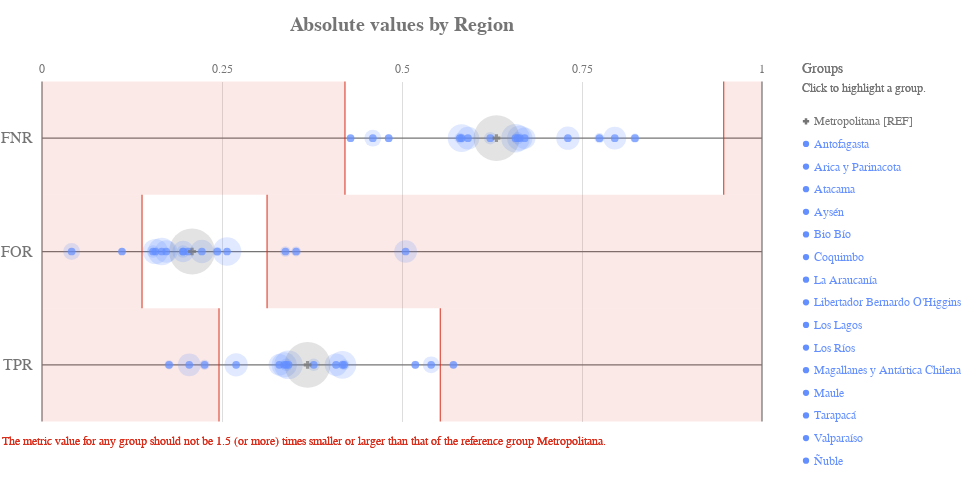

Notebook code for this chart:
### Code cell
ap.absolute(grupo_definido, metrics, 'region', fairness_threshold = disparity_tolerance)

### Figure 1 — Vega-Lite specification as saved in the notebook (floating-point values rounded to 4 significant figures)
{"config": {"view": {"continuousWidth": 400, "continuousHeight": 300, "strokeWidth": 0}, "axisLeft": {"labelColor": "rgb(117,117,117)", "labelFont": "Arial", "labelFontSize": 16}, "title": {"align": "center", "baseline": "middle", "color": "rgb(117,117,117)", "font": "Arial", "fontSize": 20, "fontWeight": "bold"}}, "layer": [{"data": {"name": "data-4ac2d7a4dec33677e433b172826c7791"}, "mark": {"type": "rule", "stroke": "rgb(117,117,117)", "strokeWidth": 1.25, "tooltip": ""}, "encoding": {"x": {"type": "quantitative", "field": "start", "scale": {"domain": [0, 1], "range": [40.0, 760.0]}}, "x2": {"field": "end"}, "y": {"type": "nominal", "axis": {"domain": false, "labelAngle": 0, "labelPadding": -30, "orient": "left", "ticks": false, "title": ""}, "field": "y_position", "scale": {"domain": ["FNR", "FOR", "TPR"], "range": [42.5, 382.5]}}}}, {"data": {"name": "data-6cfe259518f6c7b358d8f836a73e6b7f"}, "mark": {"type": "rule", "stroke": "rgb(117,117,117)", "strokeWidth": 1.25, "tooltip": ""}, "encoding": {"x": {"type": "quantitative", "field": "x_position", "scale": {"domain": [0, 1], "range": [40.0, 760.0]}}, "y": {"value": 42.5}, "y2": {"value": 382.5}}}, {"data": {"name": "data-60ed1133fa688d151d36705a369482e0"}, "mark": {"type": "text", "align": "center", "color": "rgb(117,117,117)", "font": "Arial", "fontSize": 12, "fontWeight": "normal", "tooltip": ""}, "encoding": {"text": {"type": "nominal", "field": "value"}, "x": {"type": "quantitative", "field": "value", "scale": {"domain": [0, 1], "range": [40.0, 760.0]}}, "y": {"value": 29.75}}}, {"layer": [{"mark": {"type": "rect", "opacity": 0.8, "stroke": "rgb(217, 46, 28)", "strokeWidth": 1.25, "tooltip": ""}, "encoding": {"x": {"type": "quantitative", "field": "lower_threshold_value", "scale": {"domain": [0, 1], "range": [40.0, 760.0]}}, "x2": {"field": "lower_threshold_value"}, "y": {"type": "nominal", "axis": {"domain": false, "grid": false, "labels": false, "ticks": false, "title": " "}, "field": "metric", "scale": {"domain": ["FNR", "FOR", "TPR"], "range": [42.5, 382.5]}}}}, {"mark": {"type": "rect", "opacity": 0.8, "stroke": "rgb(217, 46, 28)", "strokeWidth": 1.25, "tooltip": ""}, "encoding": {"x": {"type": "quantitative", "field": "upper_threshold_value", "scale": {"domain": [0, 1], "range": [40.0, 760.0]}}, "x2": {"field": "upper_threshold_value"}, "y": {"type": "nominal", "axis": {"domain": false, "grid": false, "labels": false, "ticks": false, "title": " "}, "field": "metric", "scale": {"domain": ["FNR", "FOR", "TPR"], "range": [42.5, 382.5]}}}}, {"layer": [{"mark": {"type": "rect", "fill": "rgb(217, 46, 28)", "opacity": 0.1, "tooltip": ""}, "encoding": {"x": {"type": "quantitative", "field": "lower_threshold_value", "scale": {"domain": [0, 1], "range": [40.0, 760.0]}}, "x2": {"field": "lower_end"}, "y": {"type": "nominal", "axis": {"domain": false, "grid": false, "labels": false, "ticks": false, "title": " "}, "field": "metric", "scale": {"domain": ["FNR", "FOR", "TPR"], "range": [42.5, 382.5]}}}}, {"mark": {"type": "rect", "fill": "rgb(217, 46, 28)", "opacity": 0.1, "tooltip": ""}, "encoding": {"x": {"type": "quantitative", "field": "upper_threshold_value", "scale": {"domain": [0, 1], "range": [40.0, 760.0]}}, "x2": {"field": "upper_end"}, "y": {"type": "nominal", "axis": {"domain": false, "grid": false, "labels": false, "ticks": false, "title": " "}, "field": "metric", "scale": {"domain": ["FNR", "FOR", "TPR"], "range": [42.5, 382.5]}}}}]}, {"data": {"name": "data-79dd248bdaa0ea02c535240e8ad022c8"}, "mark": {"type": "text", "align": "left", "baseline": "top", "fill": "rgb(217, 46, 28)", "font": "Arial", "fontSize": 12, "fontWeight": "normal", "tooltip": ""}, "encoding": {"text": {"value": "The metric value for any group should not be 1.5 (or more) times smaller or larger than that of the reference group Metropolitana."}, "x": {"value": 0}, "y": {"value": 396.7}}}], "data": {"name": "data-8de716648940fbd07ef45ec0a3c398d6"}}, {"layer": [{"mark": "circle"}, {"data": {"name": "data-51553ba60c7f4dfb0ca4e2b52f5c6861"}, "mark": {"type": "circle", "opacity": 0.2}, "encoding": {"color": {"condition": {"type": "nominal", "field": "attribute_value", "legend": null, "scale": {"domain": ["Metropolitana", "Antofagasta", "Arica y Parinacota", "Atacama", "Aysén", "Bio Bío", "Coquimbo", "La Araucanía", "Libertador Bernardo O'Higgins", "Los Lagos", "Los Ríos", "Magallanes y Antártica Chilena", "Maule", "Tarapacá", "Valparaíso", "Ñuble"], "range": ["rgb(117,117,117)", "rgb(100, 143, 255)", "rgb(100, 143, 255)", "rgb(100, 143, 255)", "rgb(100, 143, 255)", "rgb(100, 143, 255)", "rgb(100, 143, 255)", "rgb(100, 143, 255)", "rgb(100, 143, 255)", "rgb(100, 143, 255)", "rgb(100, 143, 255)", "rgb(100, 143, 255)", "rgb(100, 143, 255)", "rgb(100, 143, 255)", "rgb(100, 143, 255)", "rgb(100, 143, 255)"]}, "selection": "selector201"}, "value": "rgb(224,224,224)"}, "size": {"type": "quantitative", "field": "group_size", "legend": null, "scale": {"domain": [0, 4104.0], "range": [0, 2522.0]}}, "tooltip": [{"type": "nominal", "field": "attribute_value", "title": "Group"}, {"type": "nominal", "field": "tooltip_group_size", "title": "Group Size"}, {"type": "nominal", "field": "tooltip_disparity_explanation_fnr", "title": "Disparity"}, {"type": "quantitative", "field": "fnr", "format": ".2f", "title": "FNR"}], "x": {"type": "quantitative", "axis": {"domain": false, "labels": false, "ticks": false, "title": null, "values": [0.25, 0.5, 0.75]}, "field": "fnr", "scale": {"domain": [0, 1], "range": [40.0, 760.0]}}, "y": {"type": "nominal", "axis": {"domain": false, "grid": false, "labels": false, "ticks": false, "title": " "}, "field": "metric_variable", "scale": {"domain": ["FNR", "FOR", "TPR"], "range": [42.5, 382.5]}}}, "selection": {"selector203": {"type": "multi", "empty": "all", "fields": ["attribute_value"]}}, "transform": [{"calculate": "'FNR'", "as": "metric_variable"}]}, {"data": {"name": "data-51553ba60c7f4dfb0ca4e2b52f5c6861"}, "mark": {"type": "circle", "opacity": 0.2}, "encoding": {"color": {"condition": {"type": "nominal", "field": "attribute_value", "legend": null, "scale": {"domain": ["Metropolitana", "Antofagasta", "Arica y Parinacota", "Atacama", "Aysén", "Bio Bío", "Coquimbo", "La Araucanía", "Libertador Bernardo O'Higgins", "Los Lagos", "Los Ríos", "Magallanes y Antártica Chilena", "Maule", "Tarapacá", "Valparaíso", "Ñuble"], "range": ["rgb(117,117,117)", "rgb(100, 143, 255)", "rgb(100, 143, 255)", "rgb(100, 143, 255)", "rgb(100, 143, 255)", "rgb(100, 143, 255)", "rgb(100, 143, 255)", "rgb(100, 143, 255)", "rgb(100, 143, 255)", "rgb(100, 143, 255)", "rgb(100, 143, 255)", "rgb(100, 143, 255)", "rgb(100, 143, 255)", "rgb(100, 143, 255)", "rgb(100, 143, 255)", "rgb(100, 143, 255)"]}, "selection": "selector201"}, "value": "rgb(224,224,224)"}, "size": {"type": "quantitative", "field": "group_size", "legend": null, "scale": {"domain": [0, 4104.0], "range": [0, 2522.0]}}, "tooltip": [{"type": "nominal", "field": "attribute_value", "title": "Group"}, {"type": "nominal", "field": "tooltip_group_size", "title": "Group Size"}, {"type": "nominal", "field": "tooltip_disparity_explanation_for", "title": "Disparity"}, {"type": "quantitative", "field": "for", "format": ".2f", "title": "FOR"}], "x": {"type": "quantitative", "axis": {"domain": false, "labels": false, "ticks": false, "title": null, "values": [0.25, 0.5, 0.75]}, "field": "for", "scale": {"domain": [0, 1], "range": [40.0, 760.0]}}, "y": {"type": "nominal", "axis": {"domain": false, "grid": false, "labels": false, "ticks": false, "title": " "}, "field": "metric_variable", "scale": {"domain": ["FNR", "FOR", "TPR"], "range": [42.5, 382.5]}}}, "selection": {"selector205": {"type": "multi", "empty": "all", "fields": ["attribute_value"]}}, "transform": [{"calculate": "'FOR'", "as": "metric_variable"}]}, {"data": {"name": "data-51553ba60c7f4dfb0ca4e2b52f5c6861"}, "mark": {"type": "circle", "opacity": 0.2}, "encoding": {"color": {"condition": {"type": "nominal", "field": "attribute_value", "legend": null, "scale": {"domain": ["Metropolitana", "Antofagasta", "Arica y Parinacota", "Atacama", "Aysén", "Bio Bío", "Coquimbo", "La Araucanía", "Libertador Bernardo O'Higgins", "Los Lagos", "Los Ríos", "Magallanes y Antártica Chilena", "Maule", "Tarapacá", "Valparaíso", "Ñuble"], "range": ["rgb(117,117,117)", "rgb(100, 143, 255)", "rgb(100, 143, 255)", "rgb(100, 143, 255)", "rgb(100, 143, 255)", "rgb(100, 143, 255)", "rgb(100, 143, 255)", "rgb(100, 143, 255)", "rgb(100, 143, 255)", "rgb(100, 143, 255)", "rgb(100, 143, 255)", "rgb(100, 143, 255)", "rgb(100, 143, 255)", "rgb(100, 143, 255)", "rgb(100, 143, 255)", "rgb(100, 143, 255)"]}, "selection": "selector201"}, "value": "rgb(224,224,224)"}, "size": {"type": "quantitative", "field": "group_size", "legend": null, "scale": {"domain": [0, 4104.0], "range": [0, 2522.0]}}, "tooltip": [{"type": "nominal", "field": "attribute_value", "title": "Group"}, {"type": "nominal", "field": "tooltip_group_size", "title": "Group Size"}, {"type": "nominal", "field": "tooltip_disparity_explanation_tpr", "title": "Disparity"}, {"type": "quantitative", "field": "tpr", "format": ".2f", "title": "TPR"}], "x": {"type": "quantitative", "axis": {"domain": false, "labels": false, "ticks": false, "title": null, "values": [0.25, 0.5, 0.75]}, "field": "tpr", "scale": {"domain": [0, 1], "range": [40.0, 760.0]}}, "y": {"type": "nominal", "axis": {"domain": false, "grid": false, "labels": false, "ticks": false, "title": " "}, "field": "metric_variable", "scale": {"domain": ["FNR", "FOR", "TPR"], "range": [42.5, 382.5]}}}, "selection": {"selector207": {"type": "multi", "empty": "all", "fields": ["attribute_value"]}}, "transform": [{"calculate": "'TPR'", "as": "metric_variable"}]}, {"layer": [{"mark": "point"}, {"data": {"name": "data-51553ba60c7f4dfb0ca4e2b52f5c6861"}, "mark": {"type": "point", "filled": true, "size": 60}, "encoding": {"color": {"condition": {"type": "nominal", "field": "attribute_value", "legend": null, "scale": {"domain": ["Metropolitana", "Antofagasta", "Arica y Parinacota", "Atacama", "Aysén", "Bio Bío", "Coquimbo", "La Araucanía", "Libertador Bernardo O'Higgins", "Los Lagos", "Los Ríos", "Magallanes y Antártica Chilena", "Maule", "Tarapacá", "Valparaíso", "Ñuble"], "range": ["rgb(117,117,117)", "rgb(100, 143, 255)", "rgb(100, 143, 255)", "rgb(100, 143, 255)", "rgb(100, 143, 255)", "rgb(100, 143, 255)", "rgb(100, 143, 255)", "rgb(100, 143, 255)", "rgb(100, 143, 255)", "rgb(100, 143, 255)", "rgb(100, 143, 255)", "rgb(100, 143, 255)", "rgb(100, 143, 255)", "rgb(100, 143, 255)", "rgb(100, 143, 255)", "rgb(100, 143, 255)"]}, "selection": "selector201"}, "value": "rgb(224,224,224)"}, "shape": {"type": "nominal", "field": "attribute_value", "legend": null, "scale": {"domain": ["Metropolitana", "Antofagasta", "Arica y Parinacota", "Atacama", "Aysén", "Bio Bío", "Coquimbo", "La Araucanía", "Libertador Bernardo O'Higgins", "Los Lagos", "Los Ríos", "Magallanes y Antártica Chilena", "Maule", "Tarapacá", "Valparaíso", "Ñuble"], "range": ["cross", "circle", "circle", "circle", "circle", "circle", "circle", "circle", "circle", "circle", "circle", "circle", "circle", "circle", "circle", "circle"]}}, "tooltip": [{"type": "nominal", "field": "attribute_value", "title": "Group"}, {"type": "nominal", "field": "tooltip_group_size", "title": "Group Size"}, {"type": "nominal", "field": "tooltip_disparity_explanation_fnr", "title": "Disparity"}, {"type": "quantitative", "field": "fnr", "format": ".2f", "title": "FNR"}], "x": {"type": "quantitative", "axis": {"domain": false, "labels": false, "ticks": false, "title": null, "values": [0.25, 0.5, 0.75]}, "field": "fnr", "scale": {"domain": [0, 1], "range": [40.0, 760.0]}}, "y": {"type": "nominal", "axis": {"domain": false, "grid": false, "labels": false, "ticks": false, "title": " "}, "field": "metric_variable", "scale": {"domain": ["FNR", "FOR", "TPR"], "range": [42.5, 382.5]}}}, "selection": {"selector202": {"type": "multi", "empty": "all", "fields": ["attribute_value"]}}, "transform": [{"calculate": "'FNR'", "as": "metric_variable"}]}, {"data": {"name": "data-51553ba60c7f4dfb0ca4e2b52f5c6861"}, "mark": {"type": "point", "filled": true, "size": 60}, "encoding": {"color": {"condition": {"type": "nominal", "field": "attribute_value", "legend": null, "scale": {"domain": ["Metropolitana", "Antofagasta", "Arica y Parinacota", "Atacama", "Aysén", "Bio Bío", "Coquimbo", "La Araucanía", "Libertador Bernardo O'Higgins", "Los Lagos", "Los Ríos", "Magallanes y Antártica Chilena", "Maule", "Tarapacá", "Valparaíso", "Ñuble"], "range": ["rgb(117,117,117)", "rgb(100, 143, 255)", "rgb(100, 143, 255)", "rgb(100, 143, 255)", "rgb(100, 143, 255)", "rgb(100, 143, 255)", "rgb(100, 143, 255)", "rgb(100, 143, 255)", "rgb(100, 143, 255)", "rgb(100, 143, 255)", "rgb(100, 143, 255)", "rgb(100, 143, 255)", "rgb(100, 143, 255)", "rgb(100, 143, 255)", "rgb(100, 143, 255)", "rgb(100, 143, 255)"]}, "selection": "selector201"}, "value": "rgb(224,224,224)"}, "shape": {"type": "nominal", "field": "attribute_value", "legend": null, "scale": {"domain": ["Metropolitana", "Antofagasta", "Arica y Parinacota", "Atacama", "Aysén", "Bio Bío", "Coquimbo", "La Araucanía", "Libertador Bernardo O'Higgins", "Los Lagos", "Los Ríos", "Magallanes y Antártica Chilena", "Maule", "Tarapacá", "Valparaíso", "Ñuble"], "range": ["cross", "circle", "circle", "circle", "circle", "circle", "circle", "circle", "circle", "circle", "circle", "circle", "circle", "circle", "circle", "circle"]}}, "tooltip": [{"type": "nominal", "field": "attribute_value", "title": "Group"}, {"type": "nominal", "field": "tooltip_group_size", "title": "Group Size"}, {"type": "nominal", "field": "tooltip_disparity_explanation_for", "title": "Disparity"}, {"type": "quantitative", "field": "for", "format": ".2f", "title": "FOR"}], "x": {"type": "quantitative", "axis": {"domain": false, "labels": false, "ticks": false, "title": null, "values": [0.25, 0.5, 0.75]}, "field": "for", "scale": {"domain": [0, 1], "range": [40.0, 760.0]}}, "y": {"type": "nominal", "axis": {"domain": false, "grid": false, "labels": false, "ticks": false, "title": " "}, "field": "metric_variable", "scale": {"domain": ["FNR", "FOR", "TPR"], "range": [42.5, 382.5]}}}, "selection": {"selector204": {"type": "multi", "empty": "all", "fields": ["attribute_value"]}}, "transform": [{"calculate": "'FOR'", "as": "metric_variable"}]}, {"data": {"name": "data-51553ba60c7f4dfb0ca4e2b52f5c6861"}, "mark": {"type": "point", "filled": true, "size": 60}, "encoding": {"color": {"condition": {"type": "nominal", "field": "attribute_value", "legend": null, "scale": {"domain": ["Metropolitana", "Antofagasta", "Arica y Parinacota", "Atacama", "Aysén", "Bio Bío", "Coquimbo", "La Araucanía", "Libertador Bernardo O'Higgins", "Los Lagos", "Los Ríos", "Magallanes y Antártica Chilena", "Maule", "Tarapacá", "Valparaíso", "Ñuble"], "range": ["rgb(117,117,117)", "rgb(100, 143, 255)", "rgb(100, 143, 255)", "rgb(100, 143, 255)", "rgb(100, 143, 255)", "rgb(100, 143, 255)", "rgb(100, 143, 255)", "rgb(100, 143, 255)", "rgb(100, 143, 255)", "rgb(100, 143, 255)", "rgb(100, 143, 255)", "rgb(100, 143, 255)", "rgb(100, 143, 255)", "rgb(100, 143, 255)", "rgb(100, 143, 255)", "rgb(100, 143, 255)"]}, "selection": "selector201"}, "value": "rgb(224,224,224)"}, "shape": {"type": "nominal", "field": "attribute_value", "legend": null, "scale": {"domain": ["Metropolitana", "Antofagasta", "Arica y Parinacota", "Atacama", "Aysén", "Bio Bío", "Coquimbo", "La Araucanía", "Libertador Bernardo O'Higgins", "Los Lagos", "Los Ríos", "Magallanes y Antártica Chilena", "Maule", "Tarapacá", "Valparaíso", "Ñuble"], "range": ["cross", "circle", "circle", "circle", "circle", "circle", "circle", "circle", "circle", "circle", "circle", "circle", "circle", "circle", "circle", "circle"]}}, "tooltip": [{"type": "nominal", "field": "attribute_value", "title": "Group"}, {"type": "nominal", "field": "tooltip_group_size", "title": "Group Size"}, {"type": "nominal", "field": "tooltip_disparity_explanation_tpr", "title": "Disparity"}, {"type": "quantitative", "field": "tpr", "format": ".2f", "title": "TPR"}], "x": {"type": "quantitative", "axis": {"domain": false, "labels": false, "ticks": false, "title": null, "values": [0.25, 0.5, 0.75]}, "field": "tpr", "scale": {"domain": [0, 1], "range": [40.0, 760.0]}}, "y": {"type": "nominal", "axis": {"domain": false, "grid": false, "labels": false, "ticks": false, "title": " "}, "field": "metric_variable", "scale": {"domain": ["FNR", "FOR", "TPR"], "range": [42.5, 382.5]}}}, "selection": {"selector206": {"type": "multi", "empty": "all", "fields": ["attribute_value"]}}, "transform": [{"calculate": "'TPR'", "as": "metric_variable"}]}]}]}, {"layer": [{"mark": {"type": "point", "filled": true, "opacity": 1, "size": 39.48}, "encoding": {"color": {"condition": {"type": "nominal", "field": "attribute_value", "legend": null, "scale": {"domain": ["Metropolitana", "Antofagasta", "Arica y Parinacota", "Atacama", "Aysén", "Bio Bío", "Coquimbo", "La Araucanía", "Libertador Bernardo O'Higgins", "Los Lagos", "Los Ríos", "Magallanes y Antártica Chilena", "Maule", "Tarapacá", "Valparaíso", "Ñuble"], "range": ["rgb(117,117,117)", "rgb(100, 143, 255)", "rgb(100, 143, 255)", "rgb(100, 143, 255)", "rgb(100, 143, 255)", "rgb(100, 143, 255)", "rgb(100, 143, 255)", "rgb(100, 143, 255)", "rgb(100, 143, 255)", "rgb(100, 143, 255)", "rgb(100, 143, 255)", "rgb(100, 143, 255)", "rgb(100, 143, 255)", "rgb(100, 143, 255)", "rgb(100, 143, 255)", "rgb(100, 143, 255)"]}, "selection": "selector201"}, "value": "rgb(224,224,224)"}, "shape": {"type": "nominal", "field": "attribute_value", "legend": null, "scale": {"domain": ["Metropolitana", "Antofagasta", "Arica y Parinacota", "Atacama", "Aysén", "Bio Bío", "Coquimbo", "La Araucanía", "Libertador Bernardo O'Higgins", "Los Lagos", "Los Ríos", "Magallanes y Antártica Chilena", "Maule", "Tarapacá", "Valparaíso", "Ñuble"], "range": ["cross", "circle", "circle", "circle", "circle", "circle", "circle", "circle", "circle", "circle", "circle", "circle", "circle", "circle", "circle", "circle"]}}, "x": {"value": 804}, "y": {"type": "nominal", "axis": {"domain": false, "grid": false, "labels": false, "ticks": false, "title": " "}, "field": "attribute_value", "scale": {"domain": ["Metropolitana", "Antofagasta", "Arica y Parinacota", "Atacama", "Aysén", "Bio Bío", "Coquimbo", "La Araucanía", "Libertador Bernardo O'Higgins", "Los Lagos", "Los Ríos", "Magallanes y Antártica Chilena", "Maule", "Tarapacá", "Valparaíso", "Ñuble"], "range": [71, 433]}}}, "selection": {"selector201": {"type": "multi", "empty": "all", "fields": ["attribute_value"]}}}, {"mark": {"type": "text", "align": "left", "baseline": "middle", "font": "Arial", "fontSize": 12, "fontWeight": "normal"}, "encoding": {"color": {"condition": {"type": "nominal", "field": "attribute_value", "legend": null, "scale": {"domain": ["Metropolitana", "Antofagasta", "Arica y Parinacota", "Atacama", "Aysén", "Bio Bío", "Coquimbo", "La Araucanía", "Libertador Bernardo O'Higgins", "Los Lagos", "Los Ríos", "Magallanes y Antártica Chilena", "Maule", "Tarapacá", "Valparaíso", "Ñuble"], "range": ["rgb(117,117,117)", "rgb(100, 143, 255)", "rgb(100, 143, 255)", "rgb(100, 143, 255)", "rgb(100, 143, 255)", "rgb(100, 143, 255)", "rgb(100, 143, 255)", "rgb(100, 143, 255)", "rgb(100, 143, 255)", "rgb(100, 143, 255)", "rgb(100, 143, 255)", "rgb(100, 143, 255)", "rgb(100, 143, 255)", "rgb(100, 143, 255)", "rgb(100, 143, 255)", "rgb(100, 143, 255)"]}, "selection": "selector201"}, "value": "rgb(224,224,224)"}, "text": {"type": "nominal", "field": "label"}, "x": {"value": 812}, "y": {"type": "nominal", "axis": {"domain": false, "grid": false, "labels": false, "ticks": false, "title": " "}, "field": "attribute_value", "scale": {"domain": ["Metropolitana", "Antofagasta", "Arica y Parinacota", "Atacama", "Aysén", "Bio Bío", "Coquimbo", "La Araucanía", "Libertador Bernardo O'Higgins", "Los Lagos", "Los Ríos", "Magallanes y Antártica Chilena", "Maule", "Tarapacá", "Valparaíso", "Ñuble"], "range": [71, 433]}}}, "selection": {"selector208": {"type": "multi", "empty": "all", "fields": ["attribute_value"]}}}, {"data": {"name": "data-79dd248bdaa0ea02c535240e8ad022c8"}, "mark": {"type": "text", "align": "left", "baseline": "middle", "color": "rgb(117,117,117)", "font": "Arial", "fontSize": 12, "fontWeight": "normal"}, "encoding": {"text": {"value": "Click to highlight a group."}, "x": {"value": 800}, "y": {"value": 49}}}, {"data": {"name": "data-79dd248bdaa0ea02c535240e8ad022c8"}, "mark": {"type": "text", "align": "left", "baseline": "middle", "color": "rgb(117,117,117)", "font": "Arial", "fontSize": 14, "fontWeight": "normal"}, "encoding": {"text": {"value": "Groups"}, "x": {"value": 800}, "y": {"value": 30}}}], "data": {"name": "data-7ebefffb3323e64a7ab0617c614ff136"}}], "height": 425, "padding": {"top": 15, "bottom": 10}, "resolve": {"scale": {"size": "independent", "y": "independent"}}, "title": "Absolute values by Region", "width": 800, "$schema": "https://vega.github.io/schema/vega-lite/v4.8.1.json", "datasets": {"data-4ac2d7a4dec33677e433b172826c7791": [{"y_position": "FNR", "start": 0, "end": 1}, {"y_position": "FOR", "start": 0, "end": 1}, {"y_position": "TPR", "start": 0, "end": 1}], "data-6cfe259518f6c7b358d8f836a73e6b7f": [{"x_position": 0}, {"x_position": 1}], "data-60ed1133fa688d151d36705a369482e0": [{"value": 0.0}, {"value": 0.25}, {"value": 0.5}, {"value": 0.75}, {"value": 1.0}], "data-8de716648940fbd07ef45ec0a3c398d6": [{"lower_end": 0, "upper_end": 1, "lower_threshold_value": 0.4208, "upper_threshold_value": 0.9468, "metric": "FNR"}, {"lower_end": 0, "upper_end": 1, "lower_threshold_value": 0.1389, "upper_threshold_value": 0.3126, "metric": "FOR"}, {"lower_end": 0, "upper_end": 1, "lower_threshold_value": 0.2459, "upper_threshold_value": 0.5532, "metric": "TPR"}], "data-79dd248bdaa0ea02c535240e8ad022c8": [{"a": 1, "b": 0}, {"a": 1, "b": 0}], "data-51553ba60c7f4dfb0ca4e2b52f5c6861": [{"attribute_name": "region", "attribute_value": "Antofagasta", "group_size": 184, "total_entities": 11987, "fnr": 0.5802, "for": 0.3381, "tpr": 0.4198, "fnr_disparity": 0.9193, "for_disparity": 1.623, "tpr_disparity": 1.138, "fnr_disparity_scaled": -0.08781, "for_disparity_scaled": 0.6226, "tpr_disparity_scaled": 0.1382, "tooltip_group_size": "184 (1.53%)", "tooltip_disparity_explanation_fnr": "1.09 times smaller FNR than the reference group", "tooltip_disparity_explanation_for": "1.62 times larger FOR than the reference group", "tooltip_disparity_explanation_tpr": "1.14 times larger TPR than the reference group"}, {"attribute_name": "region", "attribute_value": "Arica y Parinacota", "group_size": 168, "total_entities": 11987, "fnr": 0.7742, "for": 0.3529, "tpr": 0.2258, "fnr_disparity": 1.227, "for_disparity": 1.694, "tpr_disparity": 0.6123, "fnr_disparity_scaled": 0.2265, "for_disparity_scaled": 0.6937, "tpr_disparity_scaled": -0.6333, "tooltip_group_size": "168 (1.40%)", "tooltip_disparity_explanation_fnr": "1.23 times larger FNR than the reference group", "tooltip_disparity_explanation_for": "1.69 times larger FOR than the reference group", "tooltip_disparity_explanation_tpr": "1.63 times smaller TPR than the reference group"}, {"attribute_name": "region", "attribute_value": "Atacama", "group_size": 465, "total_entities": 11987, "fnr": 0.4595, "for": 0.04116, "tpr": 0.5405, "fnr_disparity": 0.7279, "for_disparity": 0.1975, "tpr_disparity": 1.466, "fnr_disparity_scaled": -0.3738, "for_disparity_scaled": -4.063, "tpr_disparity_scaled": 0.4657, "tooltip_group_size": "465 (3.88%)", "tooltip_disparity_explanation_fnr": "1.37 times smaller FNR than the reference group", "tooltip_disparity_explanation_for": "5.06 times smaller FOR than the reference group", "tooltip_disparity_explanation_tpr": "1.47 times larger TPR than the reference group"}, {"attribute_name": "region", "attribute_value": "Aysén", "group_size": 103, "total_entities": 11987, "fnr": 0.4815, "for": 0.2031, "tpr": 0.5185, "fnr_disparity": 0.7628, "for_disparity": 0.9747, "tpr_disparity": 1.406, "fnr_disparity_scaled": -0.311, "for_disparity_scaled": -0.02592, "tpr_disparity_scaled": 0.406, "tooltip_group_size": "103 (0.86%)", "tooltip_disparity_explanation_fnr": "1.31 times smaller FNR than the reference group", "tooltip_disparity_explanation_for": "1.03 times smaller FOR than the reference group", "tooltip_disparity_explanation_tpr": "1.41 times larger TPR than the reference group"}, {"attribute_name": "region", "attribute_value": "Bio Bío", "group_size": 1252, "total_entities": 11987, "fnr": 0.5828, "for": 0.1664, "tpr": 0.4172, "fnr_disparity": 0.9233, "for_disparity": 0.7983, "tpr_disparity": 1.131, "fnr_disparity_scaled": -0.08308, "for_disparity_scaled": -0.2527, "tpr_disparity_scaled": 0.1313, "tooltip_group_size": "1,252 (10.44%)", "tooltip_disparity_explanation_fnr": "1.08 times smaller FNR than the reference group", "tooltip_disparity_explanation_for": "1.25 times smaller FOR than the reference group", "tooltip_disparity_explanation_tpr": "1.13 times larger TPR than the reference group"}, {"attribute_name": "region", "attribute_value": "Coquimbo", "group_size": 839, "total_entities": 11987, "fnr": 0.5916, "for": 0.1725, "tpr": 0.4084, "fnr_disparity": 0.9373, "for_disparity": 0.8279, "tpr_disparity": 1.107, "fnr_disparity_scaled": -0.06689, "for_disparity_scaled": -0.2079, "tpr_disparity_scaled": 0.1073, "tooltip_group_size": "839 (7.00%)", "tooltip_disparity_explanation_fnr": "1.07 times smaller FNR than the reference group", "tooltip_disparity_explanation_for": "1.21 times smaller FOR than the reference group", "tooltip_disparity_explanation_tpr": "1.11 times larger TPR than the reference group"}, {"attribute_name": "region", "attribute_value": "La Araucanía", "group_size": 1324, "total_entities": 11987, "fnr": 0.6576, "for": 0.257, "tpr": 0.3424, "fnr_disparity": 1.042, "for_disparity": 1.233, "tpr_disparity": 0.9283, "fnr_disparity_scaled": 0.04188, "for_disparity_scaled": 0.2332, "tpr_disparity_scaled": -0.07722, "tooltip_group_size": "1,324 (11.05%)", "tooltip_disparity_explanation_fnr": "1.04 times larger FNR than the reference group", "tooltip_disparity_explanation_for": "1.23 times larger FOR than the reference group", "tooltip_disparity_explanation_tpr": "1.08 times smaller TPR than the reference group"}, {"attribute_name": "region", "attribute_value": "Libertador Bernardo O'Higgins", "group_size": 1034, "total_entities": 11987, "fnr": 0.6636, "for": 0.1574, "tpr": 0.3364, "fnr_disparity": 1.051, "for_disparity": 0.7554, "tpr_disparity": 0.9123, "fnr_disparity_scaled": 0.05126, "for_disparity_scaled": -0.3237, "tpr_disparity_scaled": -0.09616, "tooltip_group_size": "1,034 (8.63%)", "tooltip_disparity_explanation_fnr": "1.05 times larger FNR than the reference group", "tooltip_disparity_explanation_for": "1.32 times smaller FOR than the reference group", "tooltip_disparity_explanation_tpr": "1.10 times smaller TPR than the reference group"}, {"attribute_name": "region", "attribute_value": "Los Lagos", "group_size": 842, "total_entities": 11987, "fnr": 0.7955, "for": 0.505, "tpr": 0.2045, "fnr_disparity": 1.26, "for_disparity": 2.423, "tpr_disparity": 0.5545, "fnr_disparity_scaled": 0.2603, "for_disparity_scaled": 1.423, "tpr_disparity_scaled": -0.8035, "tooltip_group_size": "842 (7.02%)", "tooltip_disparity_explanation_fnr": "1.26 times larger FNR than the reference group", "tooltip_disparity_explanation_for": "2.42 times larger FOR than the reference group", "tooltip_disparity_explanation_tpr": "1.80 times smaller TPR than the reference group"}, {"attribute_name": "region", "attribute_value": "Los Ríos", "group_size": 252, "total_entities": 11987, "fnr": 0.6226, "for": 0.1542, "tpr": 0.3774, "fnr_disparity": 0.9864, "for_disparity": 0.74, "tpr_disparity": 1.023, "fnr_disparity_scaled": -0.01374, "for_disparity_scaled": -0.3514, "tpr_disparity_scaled": 0.0232, "tooltip_group_size": "252 (2.10%)", "tooltip_disparity_explanation_fnr": "1.01 times smaller FNR than the reference group", "tooltip_disparity_explanation_for": "1.35 times smaller FOR than the reference group", "tooltip_disparity_explanation_tpr": "1.02 times larger TPR than the reference group"}, {"attribute_name": "region", "attribute_value": "Magallanes y Antártica Chilena", "group_size": 136, "total_entities": 11987, "fnr": 0.8235, "for": 0.2435, "tpr": 0.1765, "fnr_disparity": 1.305, "for_disparity": 1.168, "tpr_disparity": 0.4785, "fnr_disparity_scaled": 0.3047, "for_disparity_scaled": 0.1684, "tpr_disparity_scaled": -1.09, "tooltip_group_size": "136 (1.13%)", "tooltip_disparity_explanation_fnr": "1.30 times larger FNR than the reference group", "tooltip_disparity_explanation_for": "1.17 times larger FOR than the reference group", "tooltip_disparity_explanation_tpr": "2.09 times smaller TPR than the reference group"}, {"attribute_name": "region", "attribute_value": "Maule", "group_size": 880, "total_entities": 11987, "fnr": 0.7304, "for": 0.2221, "tpr": 0.2696, "fnr_disparity": 1.157, "for_disparity": 1.066, "tpr_disparity": 0.731, "fnr_disparity_scaled": 0.1572, "for_disparity_scaled": 0.06558, "tpr_disparity_scaled": -0.3679, "tooltip_group_size": "880 (7.34%)", "tooltip_disparity_explanation_fnr": "1.16 times larger FNR than the reference group", "tooltip_disparity_explanation_for": "1.07 times larger FOR than the reference group", "tooltip_disparity_explanation_tpr": "1.37 times smaller TPR than the reference group"}, {"attribute_name": "region", "attribute_value": "Metropolitana", "group_size": 3420, "total_entities": 11987, "fnr": 0.6312, "for": 0.2084, "tpr": 0.3688, "fnr_disparity": 1.0, "for_disparity": 1.0, "tpr_disparity": 1.0, "fnr_disparity_scaled": 0.0, "for_disparity_scaled": 0.0, "tpr_disparity_scaled": 0.0, "tooltip_group_size": "3,420 (28.53%)", "tooltip_disparity_explanation_fnr": "Reference group", "tooltip_disparity_explanation_for": "Reference group", "tooltip_disparity_explanation_tpr": "Reference group"}, {"attribute_name": "region", "attribute_value": "Tarapacá", "group_size": 81, "total_entities": 11987, "fnr": 0.4286, "for": 0.1111, "tpr": 0.5714, "fnr_disparity": 0.679, "for_disparity": 0.5332, "tpr_disparity": 1.549, "fnr_disparity_scaled": -0.4728, "for_disparity_scaled": -0.8755, "tpr_disparity_scaled": 0.5494, "tooltip_group_size": "81 (0.68%)", "tooltip_disparity_explanation_fnr": "1.47 times smaller FNR than the reference group", "tooltip_disparity_explanation_for": "1.88 times smaller FOR than the reference group", "tooltip_disparity_explanation_tpr": "1.55 times larger TPR than the reference group"}, {"attribute_name": "region", "attribute_value": "Valparaíso", "group_size": 756, "total_entities": 11987, "fnr": 0.6703, "for": 0.1961, "tpr": 0.3297, "fnr_disparity": 1.062, "for_disparity": 0.9412, "tpr_disparity": 0.8939, "fnr_disparity_scaled": 0.062, "for_disparity_scaled": -0.06245, "tpr_disparity_scaled": -0.1187, "tooltip_group_size": "756 (6.31%)", "tooltip_disparity_explanation_fnr": "1.06 times larger FNR than the reference group", "tooltip_disparity_explanation_for": "1.06 times smaller FOR than the reference group", "tooltip_disparity_explanation_tpr": "1.12 times smaller TPR than the reference group"}, {"attribute_name": "region", "attribute_value": "Ñuble", "group_size": 251, "total_entities": 11987, "fnr": 0.6607, "for": 0.1958, "tpr": 0.3393, "fnr_disparity": 1.047, "for_disparity": 0.9394, "tpr_disparity": 0.92, "fnr_disparity_scaled": 0.04676, "for_disparity_scaled": -0.06448, "tpr_disparity_scaled": -0.08699, "tooltip_group_size": "251 (2.09%)", "tooltip_disparity_explanation_fnr": "1.05 times larger FNR than the reference group", "tooltip_disparity_explanation_for": "1.06 times smaller FOR than the reference group", "tooltip_disparity_explanation_tpr": "1.09 times smaller TPR than the reference group"}], "data-7ebefffb3323e64a7ab0617c614ff136": [{"attribute_value": "Metropolitana", "label": "Metropolitana [REF]"}, {"attribute_value": "Antofagasta", "label": "Antofagasta"}, {"attribute_value": "Arica y Parinacota", "label": "Arica y Parinacota"}, {"attribute_value": "Atacama", "label": "Atacama"}, {"attribute_value": "Aysén", "label": "Aysén"}, {"attribute_value": "Bio Bío", "label": "Bio Bío"}, {"attribute_value": "Coquimbo", "label": "Coquimbo"}, {"attribute_value": "La Araucanía", "label": "La Araucanía"}, {"attribute_value": "Libertador Bernardo O'Higgins", "label": "Libertador Bernardo O'Higgins"}, {"attribute_value": "Los Lagos", "label": "Los Lagos"}, {"attribute_value": "Los Ríos", "label": "Los Ríos"}, {"attribute_value": "Magallanes y Antártica Chilena", "label": "Magallanes y Antártica Chilena"}, {"attribute_value": "Maule", "label": "Maule"}, {"attribute_value": "Tarapacá", "label": "Tarapacá"}, {"attribute_value": "Valparaíso", "label": "Valparaíso"}, {"attribute_value": "Ñuble", "label": "Ñuble"}]}}
